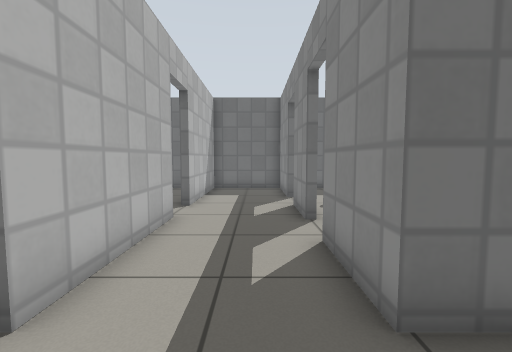
View 1 (above)

16 first-person views from a walk through a Gazebo world. The camera is 0.84 m above the floor, tilts 4° down and sees 90° across. The floor is counted in squares, 0.5 m on a side. Each view is taken from the middle of a square. On the plan, view 1 faces up. The plan holds only what a view shows up to about 14 squares ahead; the rest is blank. Gazebo's built-in surfaces are drawn with simple patterns.

View 2
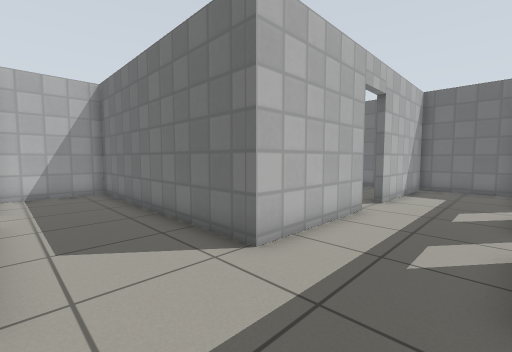

View 3
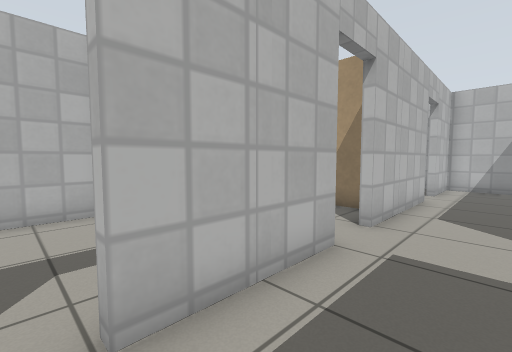

View 4
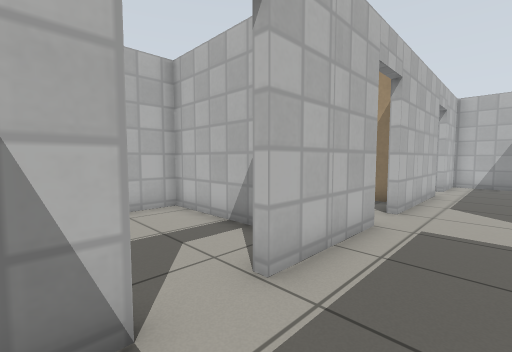

View 5
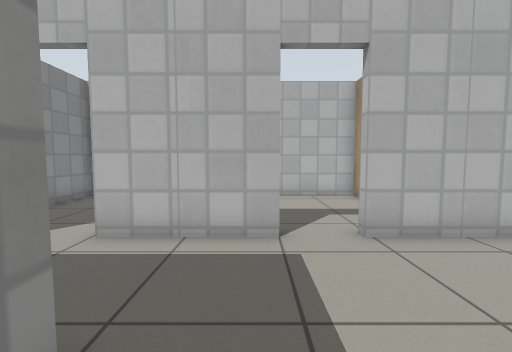

View 6
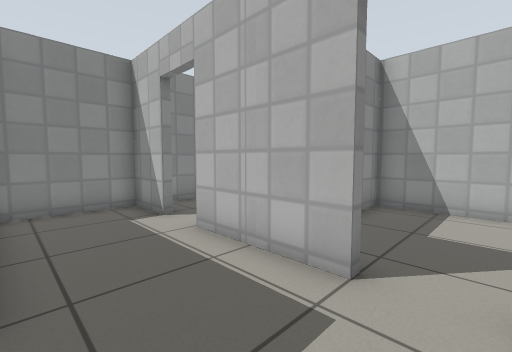

View 7
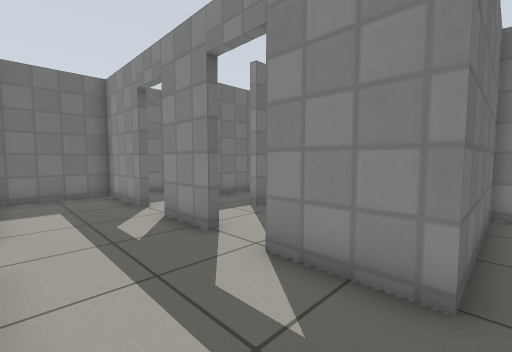

View 8
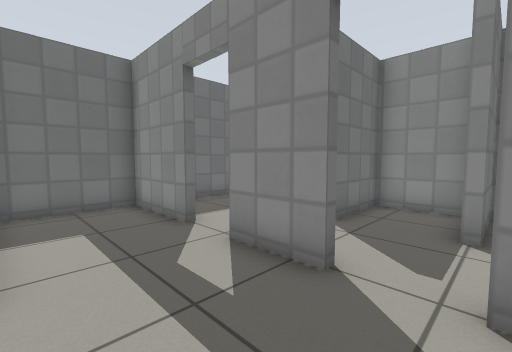

View 9
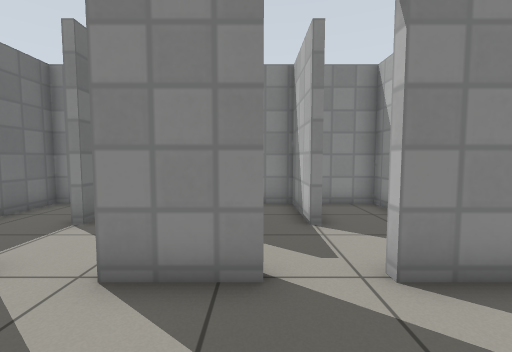

View 10
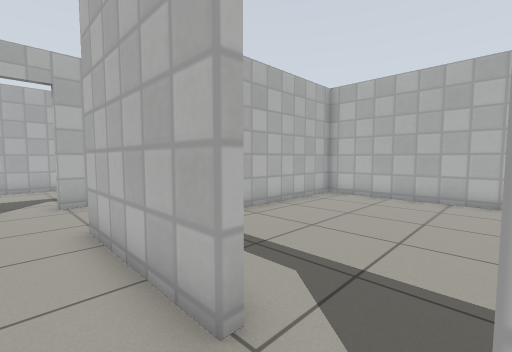

View 11
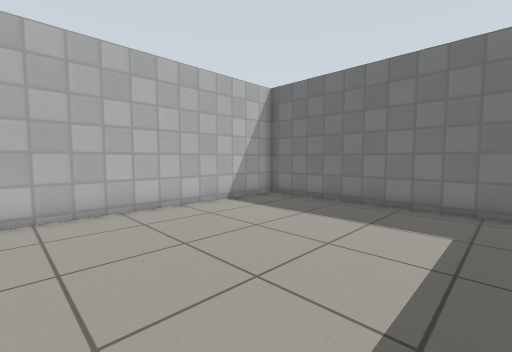

View 12
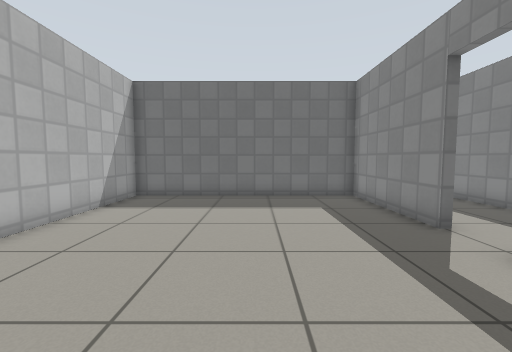

View 13
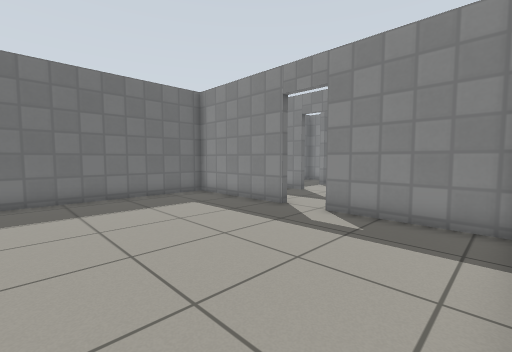

View 14
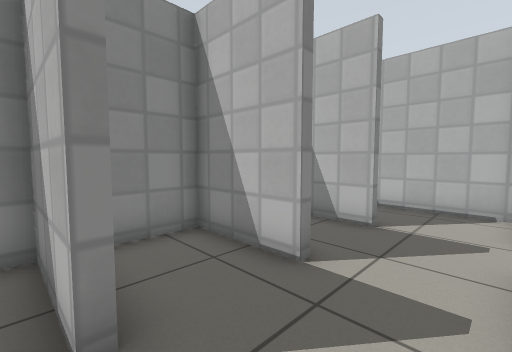

View 15
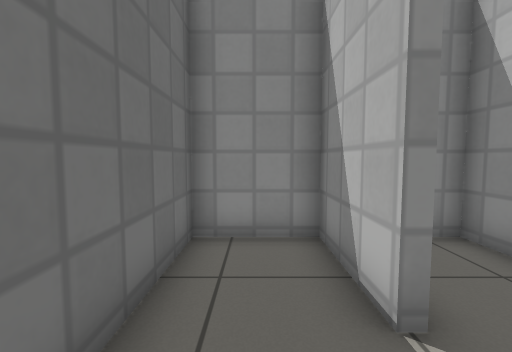

View 16
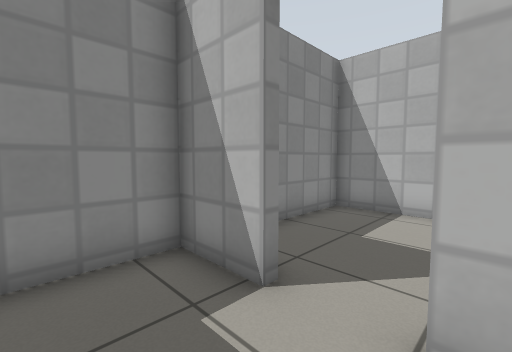

### Floor plan
Points are (right, up) in squares from view 1. A wall is a line through its corners. A room is listed if a view was taken in it or the views show most of it. See-through windows are left out.
Room 1 (views 1, 2, 3, 4, 5, 6, 7, 8, 9, 10, 16)
walls: (-2.3, 7.2) (-2.3, 2.3) (-12.3, 2.3) (-12.3, -1.3) (-9.4, -1.3); (-0.5, -1.3) (3.4, -1.3); (1.4, 6.9) (1.4, 9.2); (-7.6, -1.3) (-2.3, -1.3); (5.2, -1.3) (7.3, -1.3) (7.3, 2.3) (1.4, 2.3) (1.4, 5.1); (1.4, 10.9) (1.4, 14.3) (-2.3, 14.3) (-2.3, 9)
ways out: open door at (-2.5, 8.5) to room 2; open door at (4.5, -1.5) to room 4; open door at (1.5, 10.5) to room 5; open door at (1.5, 6) to room 7; open door at (-8.5, -1.5); open door at (-1.5, -1.5)
Room 2 (views 11, 12, 13)
walls: (-2.6, 9) (-2.6, 14.3) (-12.3, 14.3) (-12.3, 2.6) (-6.8, 2.6); (-2.6, 2.9) (-2.6, 7.2)
ways out: open door at (-2.5, 8.5) to room 1
Room 3 (views 14, 15)
walls: (4.3, 11.3) (4.3, 11.6) (7.3, 11.6) (7.3, 14.3) (3, 14.3)
ways out: opening at (3.5, 11) to room 5
Room 4 (no view inside)
walls: (1.6, -3.4) (1.6, -7.4) (7.3, -7.4) (7.3, -2.6)
ways out: open door at (4.5, -1.5) to room 1
Room 5 (no view inside)
walls: (4.3, 8.3) (4.3, 8.6) (7.3, 8.6) (7.3, 10.6); (1.8, 10.9) (1.4, 10.9); (7, 11.3) (4.3, 11.3)
ways out: open door at (1.5, 10.5) to room 1; opening at (3.5, 11) to room 3; opening at (3.5, 8) to room 7
Room 6 (no view inside)
walls: (1.9, 2.6) (7.3, 2.6) (7.3, 5.3) (4.3, 5.3)
ways out: opening at (3.5, 5) to room 7
Room 7 (no view inside)
walls: (4.3, 5.3) (4.3, 5.6) (7.3, 5.6) (7.3, 8.3) (4.3, 8.3)
ways out: open door at (1.5, 6) to room 1; opening at (3.5, 8) to room 5; opening at (3.5, 5) to room 6

Positions as (right, up) in squares from view 1, and headings:
1: (0, 0), facing up
2: (1, -1), facing up-left
3: (4, 1), facing down-left
4: (6, 1), facing down-left
5: (0, 4), facing down
6: (-2, 2), facing down-right
7: (-2, 2), facing up-right
8: (-2, 5), facing up-right
9: (-2, 7), facing right
10: (-1, 9), facing down-left
11: (-4, 5), facing up-left
12: (-7, 3), facing up
13: (-10, 3), facing up-right
14: (2, 12), facing down-right
15: (2, 13), facing right
16: (3, 1), facing down-right
